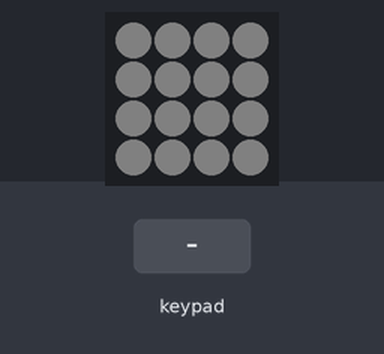
Simulated run of this program. Board: Raspberry Pi Pico running MicroPython. Parts: 4×4 RGB LED matrix. The inputs (shaded band) are chosen by the test bench. Dim RGB values are drawn brighter than linear.

Above: at 1.2 s.
1.3 s: keypad keys 1 2 A pressed 0.4 s apart
At 2.8 s:
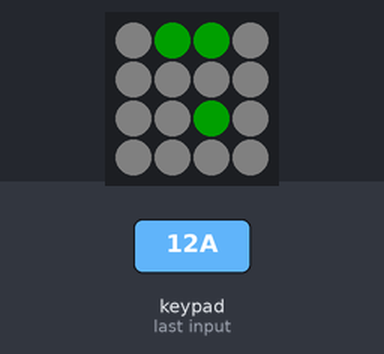
4.0 s: key '0' pressed
5.5 s: key '3' pressed
At 6.7 s:
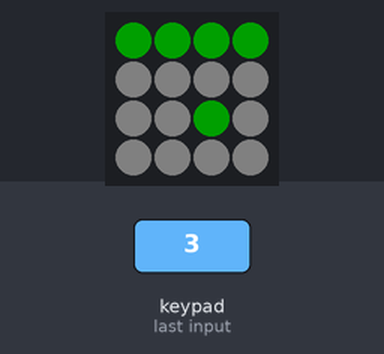
7.0 s: keypad keys 1 2 D pressed 0.4 s apart
Timing chart, 0 to 10.0 s (numbered marks = the images above; inputs shaded):
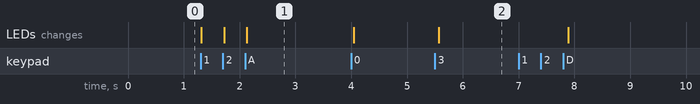

The program:

keypad_messing.py
```python
import time
import picokeypad as keypad

keypad.init()
keypad.set_brightness(1.0)

lit = 0
last_button_states = 0
colour_index = 0

NUM_PADS = keypad.get_num_pads()

#for i in range(0, NUM_PADS):
#    keypad.illuminate(i, 0x00, 0x20, 0x00)


while True:
    button_states = keypad.get_button_states()
    if last_button_states != button_states:
        last_button_states = button_states
        if button_states > 0:
            if lit == 0xffff:
                # all buttons are already lit, reset the test
                lit = 0
                colour_index += 1
                if colour_index >= 6:
                    colour_index = 0
            else:
                button = 0
                for find in range (0, NUM_PADS):
                    # check if this button is pressed and no other buttons are pressed
                    if button_states & 0x01 > 0:
                        if not (button_states & (~0x01)) > 0:
                            lit = lit | (1 << button)
                        break
                    button_states >>= 1
                    button += 1

    for i in range (0, NUM_PADS):
        if (lit >> i) & 0x01:
            if colour_index == 0:
                keypad.illuminate(i, 0x00, 0x20, 0x00)
            elif colour_index == 1:
                keypad.illuminate(i, 0x20, 0x20, 0x00)
            elif colour_index == 2:
                keypad.illuminate(i, 0x20, 0x00, 0x00)
            elif colour_index == 3:
                keypad.illuminate(i, 0x20, 0x00, 0x20)
            elif colour_index == 4:
                keypad.illuminate(i, 0x00, 0x00, 0x20)
            elif colour_index == 5:
                keypad.illuminate(i, 0x00, 0x20, 0x20)
        else:
            keypad.illuminate(i, 0x05, 0x05, 0x05)

    keypad.update()

    time.sleep(0.1)
```

Measured:
- after the input at 1.3 s, the LEDs: first change at once (image 1 shows a later state)
- after the input at 5.5 s, the LEDs: change after 0.06 s (image 2)
